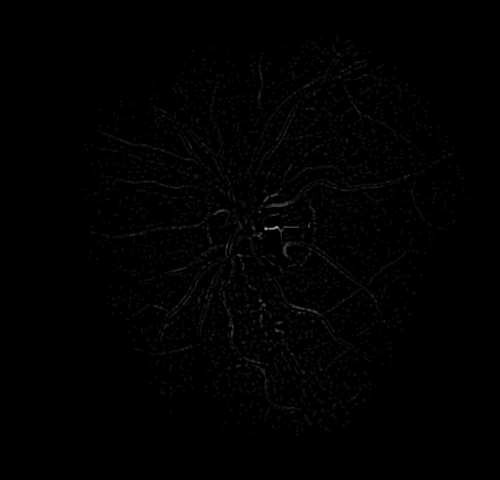
#> input picture results/CHASEDB1/images/Image_01L.jpg, 999 x 960 px (shown at 1/2 size)
$ python -i segmentation.py   (imports and definitions only)
#> lines starting #> are read from the running program, lines starting #| are printed output that depends on the picture; after the words box and inside, x2 and y2 are one past the last pixel; in counts of white or black regions, pixels touching at a corner belong together
import re
import sys
import getopt
from os import listdir
from numpy import asarray
import numpy as np
import cv2
from matplotlib import image
from skimage import filters
from skimage import morphology
from skimage import exposure

import os


def my_preprocessing(img):
    """Green channel extraction"""
    img_grey = img[:, :, 1]
    img_mask = img[:, :, 0]

    h, w = img_grey.shape

    """resizing images with width over 2000"""
    if w > 2000:
        img_grey, img_mask = resize(img_grey, img_mask)

    mask = backgroundMask(img_mask)

    if w < 900:
        kernel_blur = (9, 9)
        kernel_tophat = 8
    elif w < 1400:
        kernel_blur = (13, 13)
        kernel_tophat = 8
    else:
        kernel_blur = (19,19)
        kernel_tophat = 8

    """preprocessing"""
    blured = cv2.GaussianBlur(img_grey, kernel_blur, 0)
    masked = cv2.bitwise_and(blured, mask)
    clahe = exposure.equalize_adapthist(masked, clip_limit=0.01)
    tophat = morphology.black_tophat(clahe, morphology.disk(kernel_tophat))

    return tophat, img_grey.shape

# [17 lines left out: functions resize, normalization, not called in this run]


def backgroundMask(inputImg):
    """mask of region of interest"""
    ret, th = cv2.threshold(inputImg, 0, 255, cv2.THRESH_BINARY+cv2.THRESH_OTSU)
    th = morphology.closing(th, morphology.square(20))

    """result_dir = "/results/DRIVE/masks"
    if result_dir not in os.getcwd():
        os.chdir("." + result_dir)
    cv2.imwrite(filename, th)"""
    return th


# [164 lines left out: functions kmeans, thickVessels, segmentation, creteSubDirs, createResultDir, main, not called in this run]
        #break

# [2 lines not run here, left out]

>>> import cv2
>>> picture = cv2.imread('results/CHASEDB1/images/Image_01L.jpg')
#> picture is the input picture: shape (960, 999, 3); min 0, max 150, mean 1.3
>>> result = my_preprocessing(picture)
#> in backgroundMask, `ret, th = cv2.threshold(inputImg, 0, 255, cv2.THRESH_BINARY+cv2.THRESH..`:
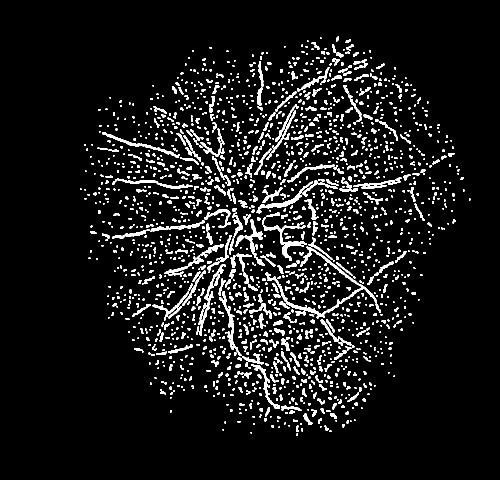
#> th: shape (960, 999) (shown at 1/2 size); 7.7% white; 1940 white regions (1037 under 20 px), largest, box (x1, y1, x2, y2) and area: (546, 493, 754, 637) 2281, (526, 447, 614, 521) 1151, (397, 528, 452, 672) 1066
#> in backgroundMask, `ret, th = cv2.threshold(inputImg, 0, 255, cv2.THRESH_BINARY+cv2.THRESH..`: ret = 7
#> in backgroundMask, `th = morphology.closing(th, morphology.square(20))`:
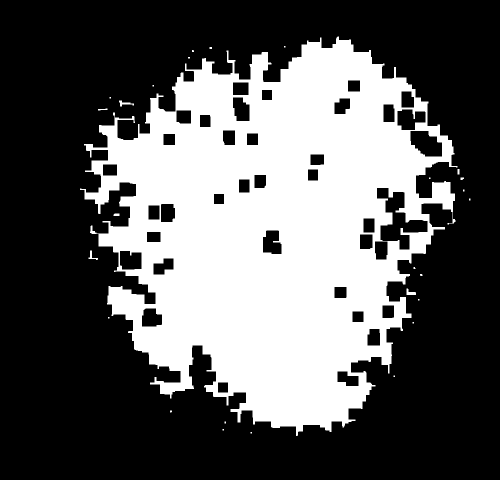
#> th: shape (960, 999) (shown at 1/2 size); 36.5% white; 27 white regions (18 under 20 px), largest, box (x1, y1, x2, y2) and area: (160, 73, 915, 872) 348848, (238, 201, 268, 213) 144, (813, 577, 832, 590) 140
#> in my_preprocessing, `clahe = exposure.equalize_adapthist(masked, clip_limit=0.01)`:
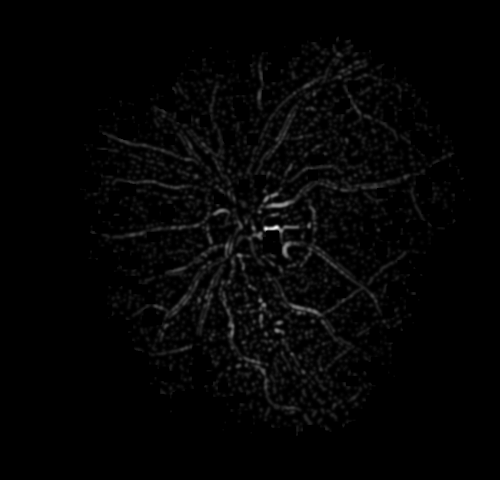
#> clahe: shape (960, 999) float64 (shown at 1/2 size); min 0, max 1, mean 0.0179

$ run again, on results/CHASEDB1/images/Image_03L.jpg
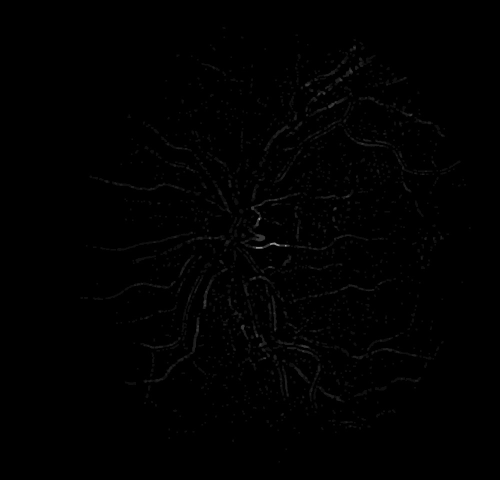
#> input picture results/CHASEDB1/images/Image_03L.jpg, 999 x 960 px (shown at 1/2 size)
#> picture is the input picture: shape (960, 999, 3); min 0, max 146, mean 1.1
#> in backgroundMask, `ret, th = cv2.threshold(inputImg, 0, 255, cv2.THRESH_BINARY+cv2.THRESH..`:
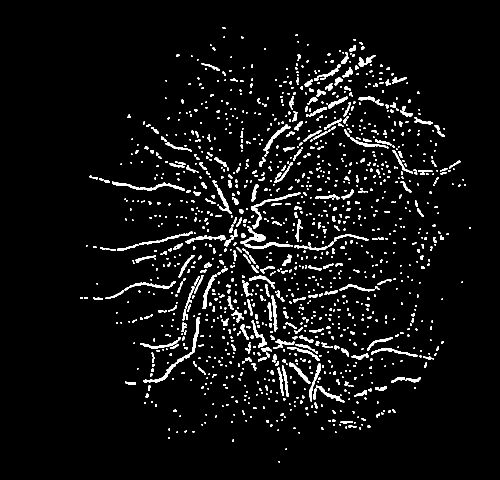
#> th: shape (960, 999) (shown at 1/2 size); 5.1% white; 1343 white regions (796 under 20 px), largest, box (x1, y1, x2, y2) and area: (287, 634, 400, 766) 1076, (481, 453, 581, 498) 1006, (502, 385, 601, 457) 744
#> ret = 9
#> in my_preprocessing, `clahe = exposure.equalize_adapthist(masked, clip_limit=0.01)`:
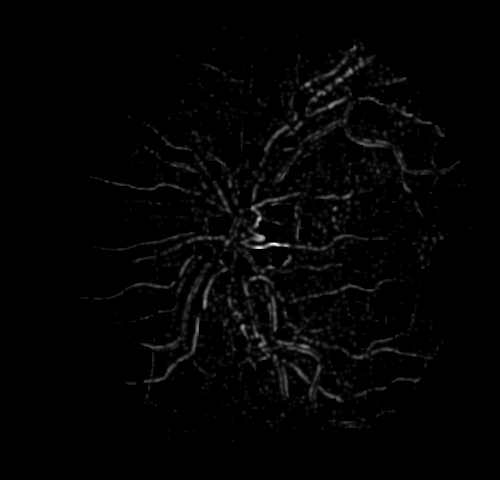
#> clahe: shape (960, 999) float64 (shown at 1/2 size); min 0, max 1, mean 0.0145

$ run again, on results/CHASEDB1/images/Image_03R.jpg
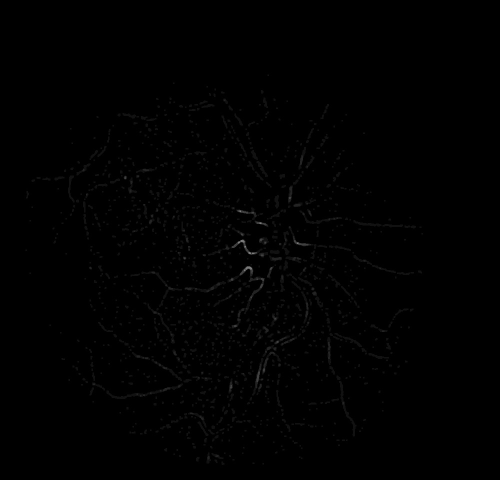
#> input picture results/CHASEDB1/images/Image_03R.jpg, 999 x 960 px (shown at 1/2 size)
#> picture is the input picture: shape (960, 999, 3); min 0, max 130, mean 1
#> in backgroundMask, `ret, th = cv2.threshold(inputImg, 0, 255, cv2.THRESH_BINARY+cv2.THRESH..`:
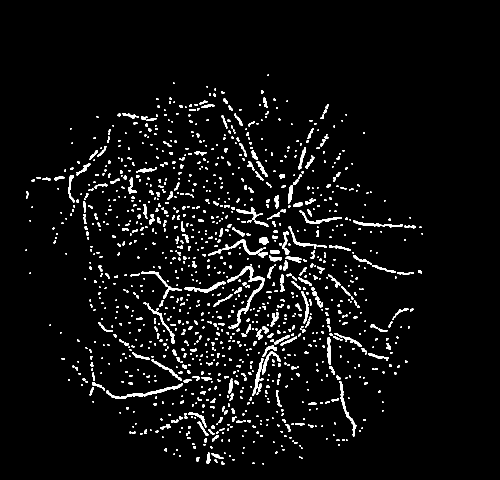
#> th: shape (960, 999) (shown at 1/2 size); 4.4% white; 1224 white regions (684 under 20 px), largest, box (x1, y1, x2, y2) and area: (455, 532, 530, 657) 1314, (213, 767, 366, 798) 823, (678, 762, 713, 873) 572
#> ret = 10
#> in my_preprocessing, `clahe = exposure.equalize_adapthist(masked, clip_limit=0.01)`:
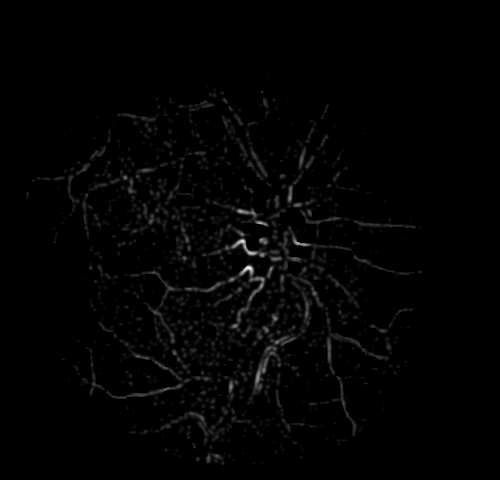
#> clahe: shape (960, 999) float64 (shown at 1/2 size); min 0, max 1, mean 0.0127

$ run again, on results/CHASEDB1/images/Image_04L.jpg
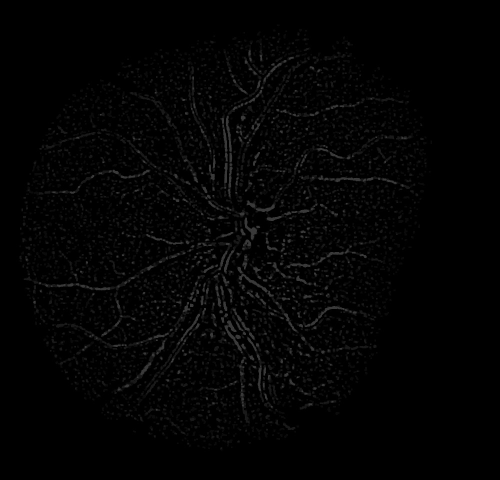
#> input picture results/CHASEDB1/images/Image_04L.jpg, 999 x 960 px (shown at 1/2 size)
#> picture is the input picture: shape (960, 999, 3); min 0, max 65, mean 3.4
#> in backgroundMask, `ret, th = cv2.threshold(inputImg, 0, 255, cv2.THRESH_BINARY+cv2.THRESH..`:
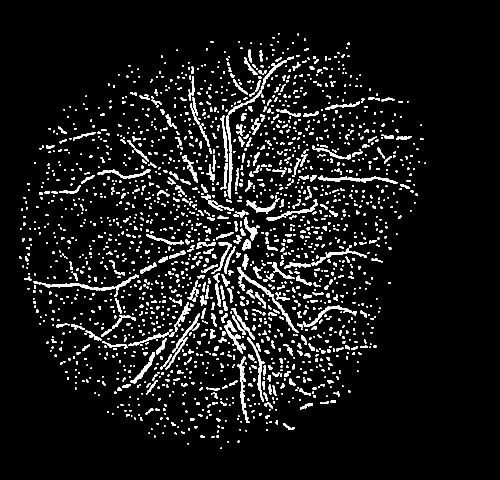
#> th: shape (960, 999) (shown at 1/2 size); 7.3% white; 1993 white regions (1108 under 20 px), largest, box (x1, y1, x2, y2) and area: (636, 351, 795, 368) 873, (474, 713, 499, 846) 827, (84, 566, 230, 581) 778
#> ret = 17
#> in my_preprocessing, `tophat = morphology.black_tophat(clahe, morphology.disk(kernel_tophat))`:
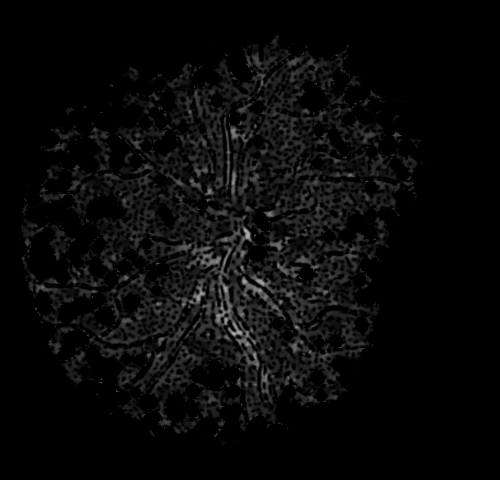
#> tophat: shape (960, 999) float64 (shown at 1/2 size); min 0, max 0.744, mean 0.0357
